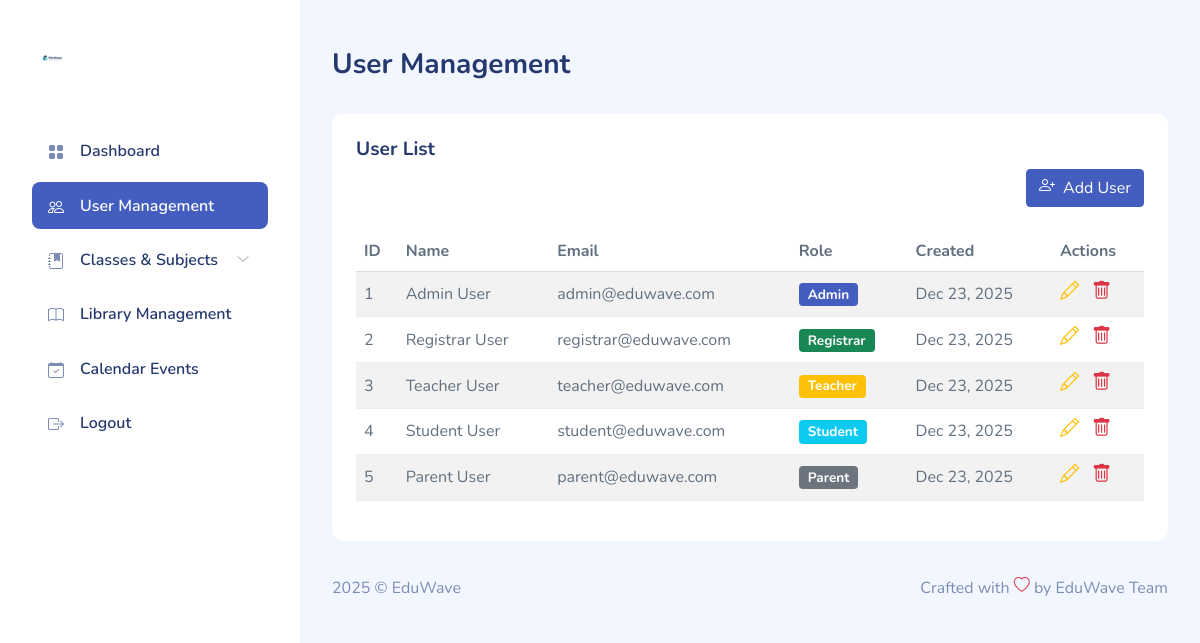
/admin/users_list.php (signed in), run on an earlier commit of the app's database.
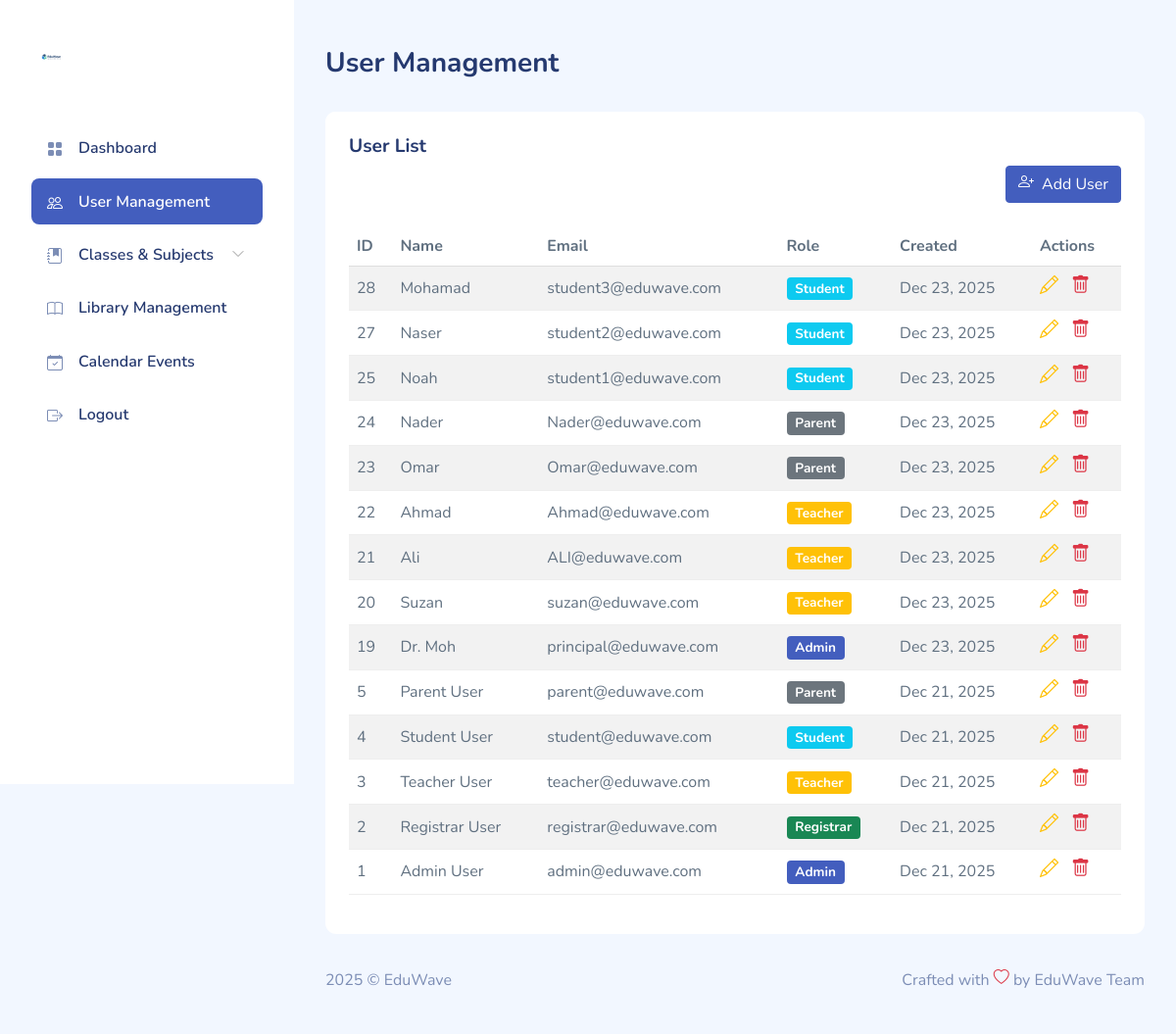
And on a later commit of the database.
### tables this page shows
CREATE TABLE `users` (
  `id` int(11) NOT NULL,
  `name` varchar(100) NOT NULL,
  `email` varchar(100) DEFAULT NULL,
  `password_hash` varchar(255) NOT NULL,
  `remember_token` varchar(255) DEFAULT NULL,
  `role` enum('Admin','Registrar','Teacher','Student','Parent') NOT NULL,
  `color_theme` varchar(20) NOT NULL,
  `created_at` timestamp NOT NULL DEFAULT current_timestamp()
);

### admin/users_list.php (the view, shortened to what this page needs)
<?php
require_once __DIR__ . '/../includes/config.php';
?>
<!DOCTYPE html>
<html lang="en">
<head>
    <link rel="stylesheet" href="../dashboardassets/css/bootstrap.css">
    <link rel="stylesheet" href="../dashboardassets/vendors/iconly/bold.css">
    <link rel="stylesheet" href="../dashboardassets/vendors/perfect-scrollbar/perfect-scrollbar.css">
    <link rel="stylesheet" href="../dashboardassets/vendors/bootstrap-icons/bootstrap-icons.css">
    <link rel="stylesheet" href="../dashboardassets/css/app.css">
</head>
<body>
    <div id="app">
        <div id="sidebar" class="active">
            <div class="sidebar-wrapper active">
                <div class="sidebar-header">
                    <div class="d-flex justify-content-between">
                        <div class="logo">
                            <a href="dashboard.php"><img src="../assets/logo.svg" alt="Logo" srcset="" width="40"></a>
                        </div>
                    </div>
                </div>
                <div class="sidebar-menu">
                    <ul class="menu">
                        <li class="sidebar-item">
                            <a href="dashboard.php" class='sidebar-link'>
                                <i class="bi bi-grid-fill"></i>
                                <span>Dashboard</span>
                            </a>
                        </li>
                        <li class="sidebar-item active">
                            <a href="users_list.php" class='sidebar-link'>
                                <i class="bi bi-people"></i>
                                <span>User Management</span>
                            </a>
                        </li>
                        <li class="sidebar-item  has-sub">
                            <a href="#" class='sidebar-link'>
                                <i class="bi bi-journal-bookmark-fill"></i>
                                <span>Classes & Subjects</span>
                            </a>
                        </li>
                        <li class="sidebar-item">
                            <a href="library_add.php" class='sidebar-link'>
                                <i class="bi bi-book"></i>
                                <span>Library Management</span>
                            </a>
                        </li>
                        <li class="sidebar-item">
                            <a href="event_add.php" class='sidebar-link'>
                                <i class="bi bi-calendar-check"></i>
                                <span>Calendar Events</span>
                            </a>
                        </li>
                        <li class="sidebar-item">
                            <a href="../logout.php" class='sidebar-link'>
                                <i class="bi bi-box-arrow-right"></i>
                                <span>Logout</span>
                            </a>
                        </li>
                    </ul>
                </div>
            </div>
        </div>
        <div id="main">
            <div class="page-heading">
                <h3>User Management</h3>
            </div>
            <div class="page-content">
                <section class="row">
                    <div class="col-12">
                        <div class="card">
                            <div class="card-header">
                                <h4>User List</h4>
                                <button class="btn btn-primary float-end" data-bs-toggle="modal" data-bs-target="#addUserModal">
                                    <i class="bi bi-person-plus me-2"></i>Add User
                                </button>
                            </div>
                            <div class="card-body">
                                <div class="table-responsive">
                                    <?php
                                    $stmt = $pdo->query('SELECT id, name, email, role, created_at FROM users ORDER BY created_at DESC');
                                    $users = $stmt->fetchAll();
                                    ?>
                                    <table class="table table-striped">
                                        <thead>
                                            <tr>
                                                <th>ID</th>
                                                <th>Name</th>
                                                <th>Email</th>
                                                <th>Role</th>
                                                <th>Created</th>
                                                <th>Actions</th>
                                            </tr>
                                        </thead>
                                        <tbody>
                                            <?php foreach ($users as $user): ?>
                                                <tr>
                                                    <td><?= htmlspecialchars($user['id']) ?></td>
                                                    <td><?= htmlspecialchars($user['name']) ?></td>
                                                    <td><?= htmlspecialchars($user['email']) ?></td>
                                                    <td>
                                                        <span class="badge bg-<?= $user['role'] === 'Admin' ? 'primary' : ($user['role'] === 'Teacher' ? 'warning' : ($user['role'] === 'Student' ? 'info' : ($user['role'] === 'Parent' ? 'secondary' : 'success'))) ?>">
                                                            <?= htmlspecialchars($user['role']) ?>
                                                        </span>
                                                    </td>
                                                    <td><?= date('M j, Y', strtotime($user['created_at'])) ?></td>
                                                    <td>
                                                        <a href="javascript:void(0)" onclick="editUser(<?= htmlspecialchars(json_encode($user)) ?>)" class="me-2 text-warning" title="Edit" style="text-decoration: none; font-size: 1.2rem;">
                                                            <i class="bi bi-pencil"></i>
                                                        </a>
                                                        <a href="users_delete.php?id=<?= $user['id'] ?>" class="text-danger" title="Delete" style="text-decoration: none; font-size: 1.2rem;"
                                                           onclick="return confirm('Are you sure you want to delete this user? This action cannot be undone.');">
                                                            <i class="bi bi-trash"></i>
                                                        </a>
                                                    </td>
                                                </tr>
                                            <?php endforeach; ?>
                                        </tbody>
                                    </table>
                                </div>
                            </div>
                        </div>
                    </div>
                </section>
            </div>
            <footer>
                <div class="footer clearfix mb-0 text-muted">
                    <div class="float-start">
                        <p>2025 &copy; EduWave</p>
                    </div>
                    <div class="float-end">
                        <p>Crafted with <span class="text-danger"><i class="bi bi-heart"></i></span> by EduWave Team</p>
                    </div>
                </div>
            </footer>
        </div>
    </div>
</body>
</html>

### dashboardassets/css/app.css (style rules this page uses)
.btn i,.btn svg { width:16px;height:16px }
.btn.btn-danger,.btn.btn-info,.btn.btn-primary,.btn.btn-secondary,.btn.btn-success,.btn.btn-warning { color:#fff }
.card { margin-bottom:2.2rem;border:none }
.card .card-header { border:none }
.card .card-header h4 { font-size:1.2rem;font-weight:700 }
.card .card-header~.card-body { padding-top:0 }
.card .card-body { padding:1.5rem }
#sidebar.active .sidebar-wrapper { left:0 }
.sidebar-wrapper { width:300px;height:100vh;position:fixed;top:0;z-index:10;overflow-y:auto;background-color:#fff;bottom:0;transition:left .5s ease-out }
.sidebar-wrapper .sidebar-header { padding:2rem 2rem 1rem;font-size:2rem;font-weight:700 }
.sidebar-wrapper .sidebar-header img { height:1.2rem }
.sidebar-wrapper .menu { margin-top:2rem;padding:0 2rem;font-weight:600 }
.sidebar-wrapper .menu .sidebar-link { display:block;padding:.7rem 1rem;font-size:1rem;display:flex;align-items:center;border-radius:.5rem;transition:all .5s;text-decoration:none;color:#25396f }
.sidebar-wrapper .menu .sidebar-link i,.sidebar-wrapper .menu .sidebar-link svg { color:#7c8db5 }
.sidebar-wrapper .menu .sidebar-link span { margin-left:1rem }
.sidebar-wrapper .menu .sidebar-item { list-style:none;margin-top:.5rem;position:relative }
.sidebar-wrapper .menu .sidebar-item.has-sub .sidebar-link:after { position:absolute;color:#ccc;right:15px;top:12px;display:block }
.sidebar-wrapper .menu .sidebar-item.active .sidebar-link { background-color:#435ebe }
.sidebar-wrapper .menu .sidebar-item.active .sidebar-link span { color:#fff }
.sidebar-wrapper .menu .sidebar-item.active .sidebar-link i,.sidebar-wrapper .menu .sidebar-item.active .sidebar-link svg { fill:#fff;color:#fff }
.dataTable-table td,.dataTable-table thead th,.table td,.table thead th { vertical-align:middle }
.dataTable-table:not(.table-borderless) thead th,.table:not(.table-borderless) thead th { border-bottom:1px solid #dedede!important }
.bi { width:1rem;height:1rem }
#main { margin-left:300px;padding:2rem }
.page-heading { margin:0 0 2rem }
.page-heading h3 { font-weight:700 }
a { text-decoration:none }

What changed in the data, as far as the page shows it:
added users: id "28", name "Mohamad", email "student3@eduwave.com", role "Student", created_at "Dec 23, 2025"
added users: id "27", name "Naser", email "student2@eduwave.com", role "Student", created_at "Dec 23, 2025"
added users: id "25", name "Noah", email "student1@eduwave.com", role "Student", created_at "Dec 23, 2025"
added users: id "24", name "Nader", email "Nader@eduwave.com", role "Parent", created_at "Dec 23, 2025"
added users: id "23", name "Omar", email "Omar@eduwave.com", role "Parent", created_at "Dec 23, 2025"
added users: id "22", name "Ahmad", email "Ahmad@eduwave.com", role "Teacher", created_at "Dec 23, 2025"
added users: id "21", name "Ali", email "ALI@eduwave.com", role "Teacher", created_at "Dec 23, 2025"
added users: id "20", name "Suzan", email "suzan@eduwave.com", role "Teacher", created_at "Dec 23, 2025"
added users: id "19", name "Dr. Moh", email "principal@eduwave.com", role "Admin", created_at "Dec 23, 2025"
changed users "Parent User": created_at "Dec 23, 2025" → "Dec 21, 2025"; moves up the list
changed users "Student User": created_at "Dec 23, 2025" → "Dec 21, 2025"; moves up the list
changed users "Teacher User": created_at "Dec 23, 2025" → "Dec 21, 2025"; moves down the list
changed users "Registrar User": created_at "Dec 23, 2025" → "Dec 21, 2025"; moves down the list
changed users "Admin User": created_at "Dec 23, 2025" → "Dec 21, 2025"
